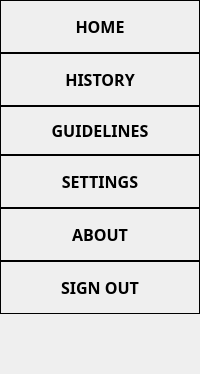
        <widget class="QFrame" name="side_bar">
         <property name="maximumSize">
          <size>
           <width>200</width>
           <height>16777215</height>
          </size>
         </property>
         <property name="styleSheet">
          <string notr="true">background-color: #D9D9D9;

QPushButton {
background-color: black;
}</string>
         </property>
         <property name="frameShape">
          <enum>QFrame::NoFrame</enum>
         </property>
         <property name="frameShadow">
          <enum>QFrame::Raised</enum>
         </property>
         <layout class="QVBoxLayout" name="verticalLayout_2">
          <property name="spacing">
           <number>0</number>
          </property>
          <property name="leftMargin">
           <number>0</number>
          </property>
          <property name="topMargin">
           <number>0</number>
          </property>
          <property name="rightMargin">
           <number>0</number>
          </property>
          <property name="bottomMargin">
           <number>0</number>
          </property>
          <item>
           <widget class="QPushButton" name="home_button">
            <property name="font">
             <font>
              <family>Segoe UI Semibold</family>
              <pointsize>12</pointsize>
              <weight>75</weight>
              <bold>true</bold>
             </font>
            </property>
            <property name="cursor">
             <cursorShape>PointingHandCursor</cursorShape>
            </property>
            <property name="styleSheet">
             <string notr="true">QPushButton {
	border: 1px solid black;
	outline: none;
	padding-top: 14px;
	padding-bottom: 14px;
	/*background-image: url(:/icons/icons/home.svg);
	background-repeat: none;
	background-position: center left;*/
}

QPushButton:hover {
	background-color: #BBBBBB;
}

QPushButton::icon {
    padding-left: 10px; /* add 10 pixels of padding to the right of the icon */
}</string>
            </property>
            <property name="text">
             <string>HOME</string>
            </property>
            <property name="icon">
             <iconset resource="resources.qrc">
              <normaloff>:/icons/icons/home.svg</normaloff>:/icons/icons/home.svg</iconset>
            </property>
            <property name="iconSize">
             <size>
              <width>28</width>
              <height>28</height>
             </size>
            </property>
           </widget>
          </item>
          <item>
           <widget class="QPushButton" name="pushButton_4">
            <property name="font">
             <font>
              <family>Segoe UI Semibold</family>
              <pointsize>12</pointsize>
              <weight>75</weight>
              <bold>true</bold>
             </font>
            </property>
            <property name="cursor">
             <cursorShape>PointingHandCursor</cursorShape>
            </property>
            <property name="styleSheet">
             <string notr="true">QPushButton {
	border: 1px solid black;
	outline: none;
	padding-top: 14px;
	padding-bottom: 14px;
}

QPushButton:hover {
	background-color: #BBBBBB;
}

</string>
            </property>
            <property name="text">
             <string>HISTORY</string>
            </property>
            <property name="icon">
             <iconset resource="resources.qrc">
              <normaloff>:/icons/icons/archive.svg</normaloff>:/icons/icons/archive.svg</iconset>
            </property>
            <property name="iconSize">
             <size>
              <width>28</width>
              <height>28</height>
             </size>
            </property>
           </widget>
          </item>
          <item>
           <widget class="QPushButton" name="pushButton_3">
            <property name="font">
             <font>
              <family>Segoe UI Semibold</family>
              <pointsize>12</pointsize>
              <weight>75</weight>
              <bold>true</bold>
             </font>
            </property>
            <property name="cursor">
             <cursorShape>PointingHandCursor</cursorShape>
            </property>
            <property name="styleSheet">
             <string notr="true">QPushButton {
	border: 1px solid black;
	outline: none;
	padding-top: 12px;
	padding-bottom: 12px;
}

QPushButton:hover {
	background-color: #BBBBBB;
}</string>
            </property>
            <property name="text">
             <string>GUIDELINES</string>
            </property>
            <property name="icon">
             <iconset resource="resources.qrc">
              <normaloff>:/icons/icons/file-text.svg</normaloff>:/icons/icons/file-text.svg</iconset>
            </property>
            <property name="iconSize">
             <size>
              <width>28</width>
              <height>28</height>
             </size>
            </property>
           </widget>
          </item>
          <item>
           <widget class="QPushButton" name="pushButton_2">
            <property name="font">
             <font>
              <family>Segoe UI Semibold</family>
              <pointsize>12</pointsize>
              <weight>75</weight>
              <bold>true</bold>
             </font>
            </property>
            <property name="cursor">
             <cursorShape>PointingHandCursor</cursorShape>
            </property>
            <property name="styleSheet">
             <string notr="true">QPushButton {
	border: 1px solid black;
	outline: none;
	padding-top: 14px;
	padding-bottom: 14px;
}

QPushButton:hover {
	background-color: #BBBBBB;
}</string>
            </property>
            <property name="text">
             <string>SETTINGS</string>
            </property>
            <property name="icon">
             <iconset resource="resources.qrc">
              <normaloff>:/icons/icons/settings.svg</normaloff>:/icons/icons/settings.svg</iconset>
            </property>
            <property name="iconSize">
             <size>
              <width>28</width>
              <height>28</height>
             </size>
            </property>
           </widget>
          </item>
          <item>
           <widget class="QPushButton" name="pushButton_6">
            <property name="font">
             <font>
              <family>Segoe UI Semibold</family>
              <pointsize>12</pointsize>
              <weight>75</weight>
              <bold>true</bold>
             </font>
            </property>
            <property name="cursor">
             <cursorShape>PointingHandCursor</cursorShape>
            </property>
            <property name="styleSheet">
             <string notr="true">QPushButton {
	border: 1px solid black;
	outline: none;
	padding-top: 14px;
	padding-bottom: 14px;
}

QPushButton:hover {
	background-color: #BBBBBB;
}</string>
            </property>
            <property name="text">
             <string>ABOUT</string>
            </property>
            <property name="icon">
             <iconset resource="resources.qrc">
              <normaloff>:/icons/icons/info.svg</normaloff>:/icons/icons/info.svg</iconset>
            </property>
            <property name="iconSize">
             <size>
              <width>28</width>
              <height>28</height>
             </size>
            </property>
           </widget>
          </item>
          <item>
           <widget class="QPushButton" name="pushButton">
            <property name="font">
             <font>
              <family>Segoe UI Semibold</family>
              <pointsize>12</pointsize>
              <weight>75</weight>
              <bold>true</bold>
             </font>
            </property>
            <property name="cursor">
             <cursorShape>PointingHandCursor</cursorShape>
            </property>
            <property name="styleSheet">
             <string notr="true">QPushButton {
	border: 1px solid black;
	outline: none;
	padding-top: 14px;
	padding-bottom: 14px;
}

QPushButton:hover {
	background-color: #BBBBBB;
}</string>
            </property>
            <property name="text">
             <string>SIGN OUT</string>
            </property>
            <property name="icon">
             <iconset resource="resources.qrc">
              <normaloff>:/icons/icons/log-out.svg</normaloff>:/icons/icons/log-out.svg</iconset>
            </property>
            <property name="iconSize">
             <size>
              <width>28</width>
              <height>28</height>
             </size>
            </property>
           </widget>
          </item>
          <item>
           <spacer name="horizontalSpacer">
            <property name="orientation">
             <enum>Qt::Horizontal</enum>
            </property>
            <property name="sizeHint" stdset="0">
             <size>
              <width>40</width>
              <height>20</height>
             </size>
            </property>
           </spacer>
          </item>
          <item>
           <spacer name="verticalSpacer">
            <property name="orientation">
             <enum>Qt::Vertical</enum>
            </property>
            <property name="sizeHint" stdset="0">
             <size>
              <width>20</width>
              <height>40</height>
             </size>
            </property>
           </spacer>
          </item>
         </layout>
        </widget>
